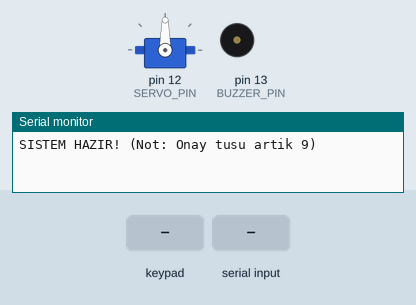
A sketch run on a simulated Arduino Uno, built with avr-gcc and run on an emulated ATmega328P. Parts: servo, buzzer (waves = sounding, pin HIGH), the last lines printed to the serial monitor. Inputs (shaded band) come from the test bench.

Above: at 1.5 s.
1.6 s: keypad keys 1 2 3 4 pressed 0.4 s apart
At 4.5 s:
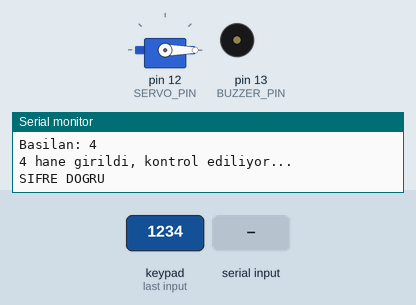
4.7 s: "1" received over the second serial link
At 5.2 s:
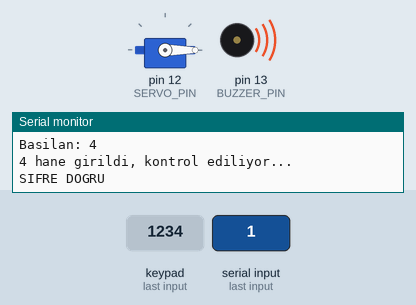
7.7 s: key '#' pressed
At 8.9 s:
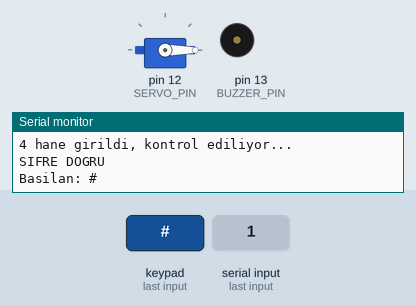
9.3 s: key '*' pressed
At 10.4 s:
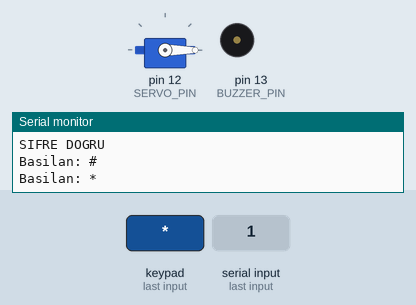
10.9 s: keypad keys 1 2 3 4 # pressed 0.4 s apart
14.4 s: "0" received over the second serial link
At 14.8 s:
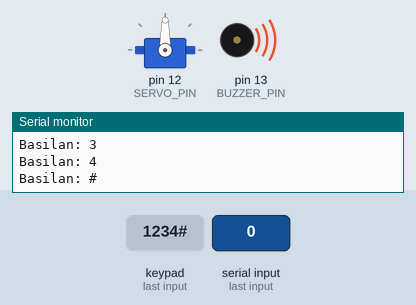
Timing chart, 0 to 17.4 s (numbered marks = the images above; inputs shaded):
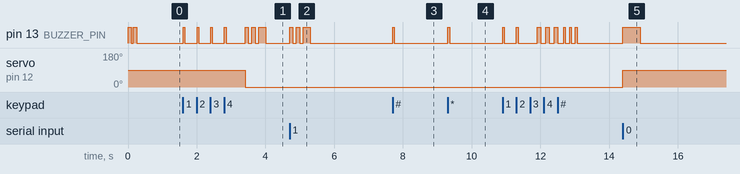

Measured:
- after the input at 1.6 s, servo on pin 12 (SERVO_PIN): 90° → 0° after 1.8 s
- after the input at 4.7 s, pin 13 (BUZZER_PIN): goes HIGH 0.10 s, LOW 0.10 s, HIGH 0.10 s, LOW 0.10 s, HIGH 0.20 s, then LOW, starting at once
- after the input at 7.7 s, pin 13 (BUZZER_PIN): LOW → HIGH at once, → LOW 0.05 s later
- after the input at 9.3 s, pin 13 (BUZZER_PIN): LOW → HIGH at once, → LOW 0.05 s later
- after the input at 14.4 s, pin 13 (BUZZER_PIN): LOW → HIGH at once, → LOW 0.50 s later; servo on pin 12 (SERVO_PIN): 0° → 90° at once

The sketch:

arduino.ino
```cpp
#include <Servo.h>
#include <Keypad.h>
#include <SoftwareSerial.h>

// --- AYARLAR ---
String sifre = "1234";  // Şifren 1-2-3-4
int acikDerece = 0;
int kapaliDerece = 90;

#define SERVO_PIN 12
#define BUZZER_PIN 13
SoftwareSerial BTSerial(10, 11);
Servo kilit;

const byte SATIR = 4;
const byte SUTUN = 3;

// Senin "Ters" klavyene göre ayarladığım harita:
// (1 basınca 1, 2 basınca 2 çıkacak şekilde)
char tuslar[SATIR][SUTUN] = {
  {'9','6','3'},
  {'8','5','2'},
  {'7','4','1'},
  {'#','0','*'}
};

// Not: Eğer 6 numarayı 2'ye taşıdıysan burayı {9,8,7,2} yap.
// Eğer hala 6'da ise {9,8,7,6} kalsın.
byte satirPin[SATIR] = {9, 8, 7, 6};
byte sutunPin[SUTUN] = {5, 4, 3};

Keypad klavye = Keypad(makeKeymap(tuslar), satirPin, sutunPin, SATIR, SUTUN);
String girilen = "";

void setup() {
  Serial.begin(9600);
  BTSerial.begin(9600);
  kilit.attach(SERVO_PIN);
  kilit.write(kapaliDerece);
  pinMode(BUZZER_PIN, OUTPUT);

  bip(100); bip(100);
  Serial.println("SISTEM HAZIR! (Not: Onay tusu artik 9)");
}

void loop() {
  if (BTSerial.available()) {
    char c = BTSerial.read();
    if (c == '1') kilitAc();
    if (c == '0') kilitKapat();
  }

  char tus = klavye.getKey();
  if (tus) {
    bip(50);
    Serial.print("Basilan: "); Serial.println(tus);

    // DİKKAT: ARTIK ONAY TUŞU '#' DEĞİL '1' (Haritadaki konumu gereği)
    // Senin klavyende fiziksel olarak '1' tuşu, kodda '1' olarak görünüyor.
    // Biz 'Giriş' tuşu olarak sağ alt köşeye en yakın çalışan tuşu seçelim.
    // Senin haritana göre '1' tuşu (sağ üst) veya '7' (sol alt) çalışıyor.

    // YENİ KURAL: 4 haneli şifreyi girince OTOMATİK kontrol etsin.
    // (Böylece # tuşuna basmana gerek kalmaz!)

    girilen += tus;

    if (girilen.length() == 4) { // 4 rakam girilince otomatik bak
      Serial.println("4 hane girildi, kontrol ediliyor...");
      delay(500); // Biraz bekle

      if (girilen == sifre) {
        Serial.println("SIFRE DOGRU");
        kilitAc();
      } else {
        Serial.println("HATALI");
        hatali();
      }
      girilen = ""; // Sıfırla
    }
  }
}

void kilitAc() {
  kilit.write(acikDerece);
  bip(100); delay(50); bip(100); delay(50); bip(200);
}
void kilitKapat() {
  kilit.write(kapaliDerece);
  digitalWrite(BUZZER_PIN, HIGH); delay(500); digitalWrite(BUZZER_PIN, LOW);
}
void hatali() {
  for(int i=0; i<3; i++) { bip(100); delay(100); }
}
void bip(int sure) {
  digitalWrite(BUZZER_PIN, HIGH); delay(sure); digitalWrite(BUZZER_PIN, LOW); delay(50);
}
```
